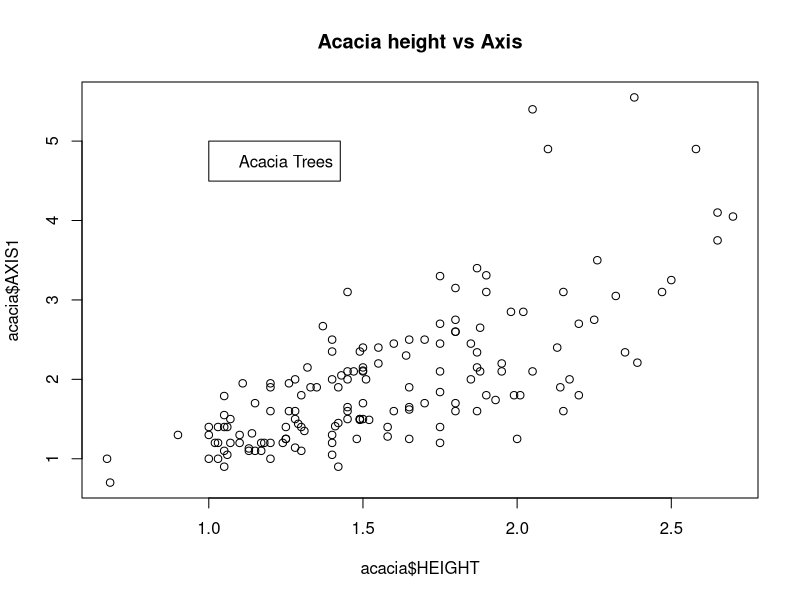
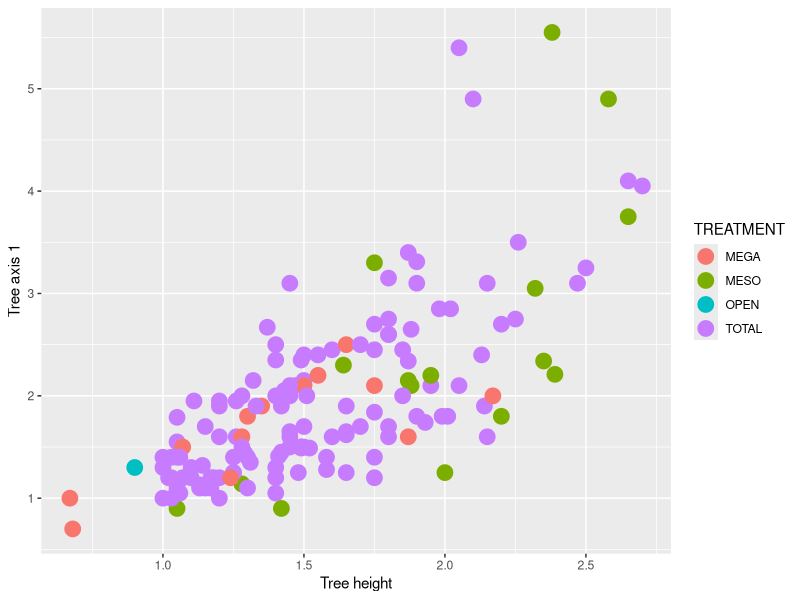
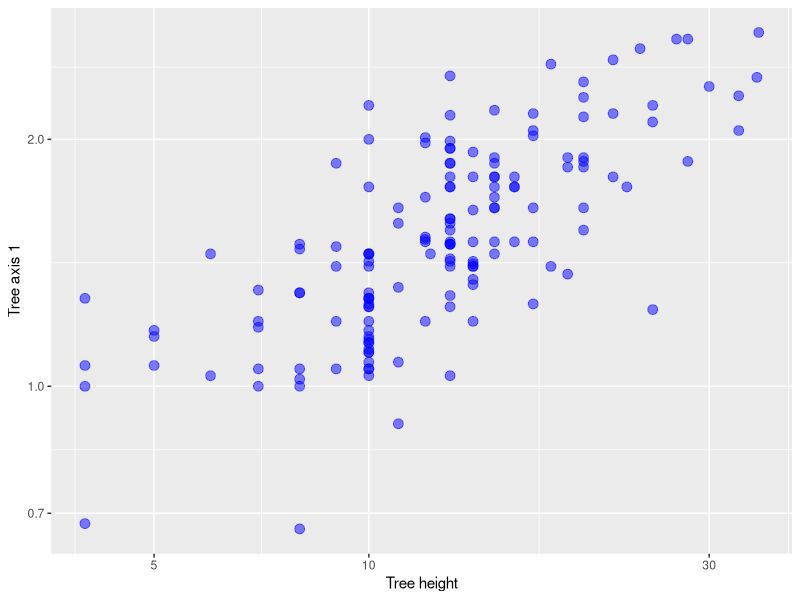
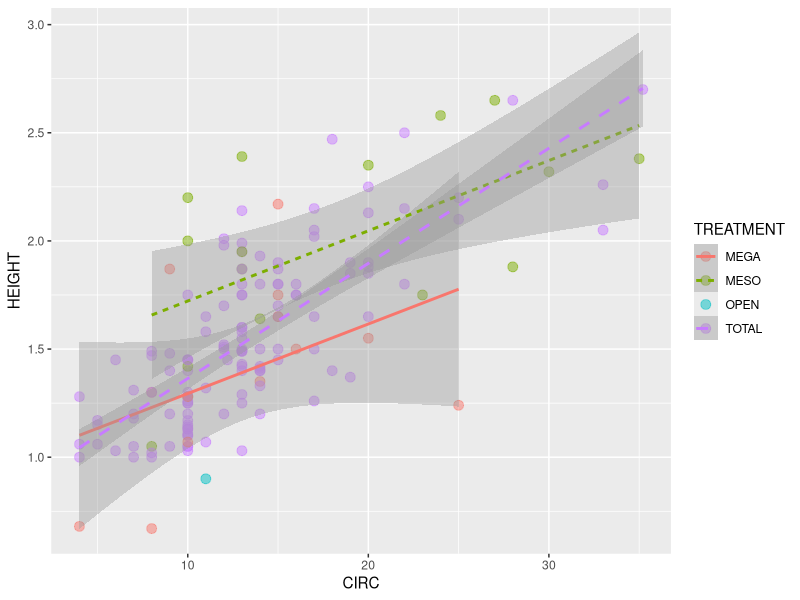
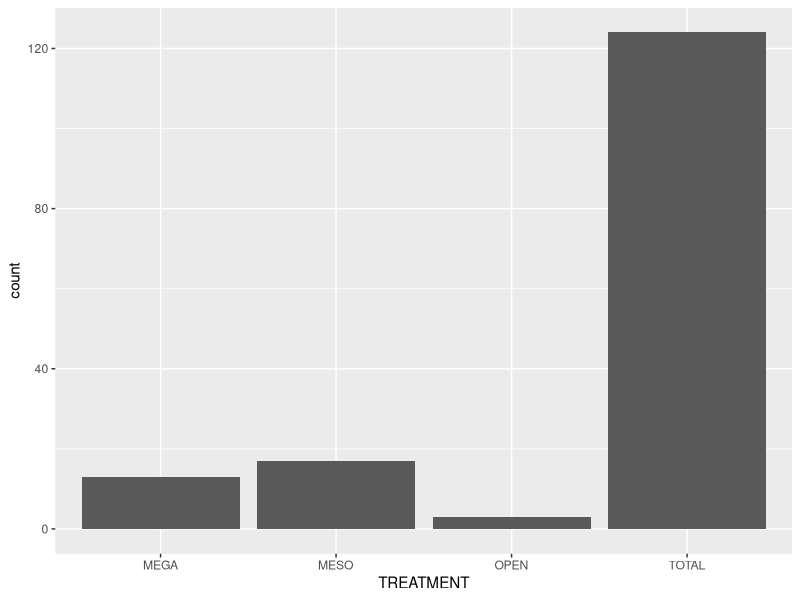
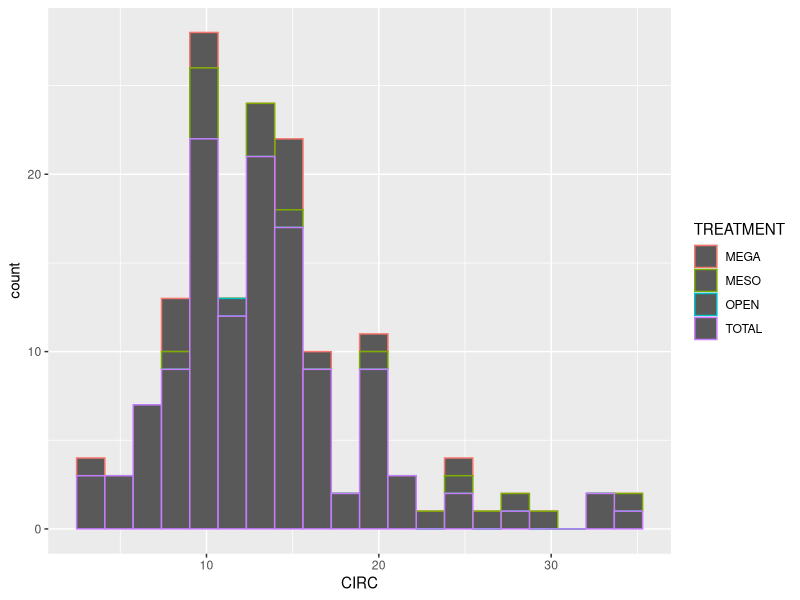
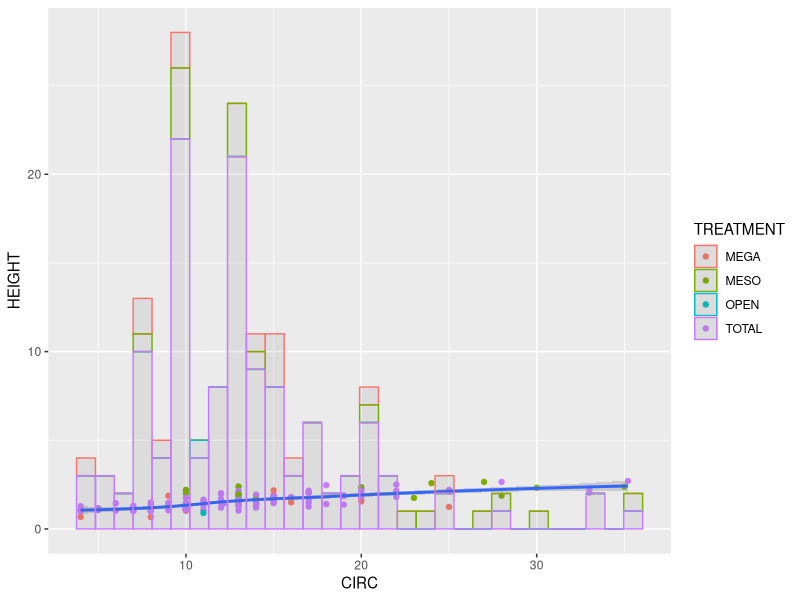
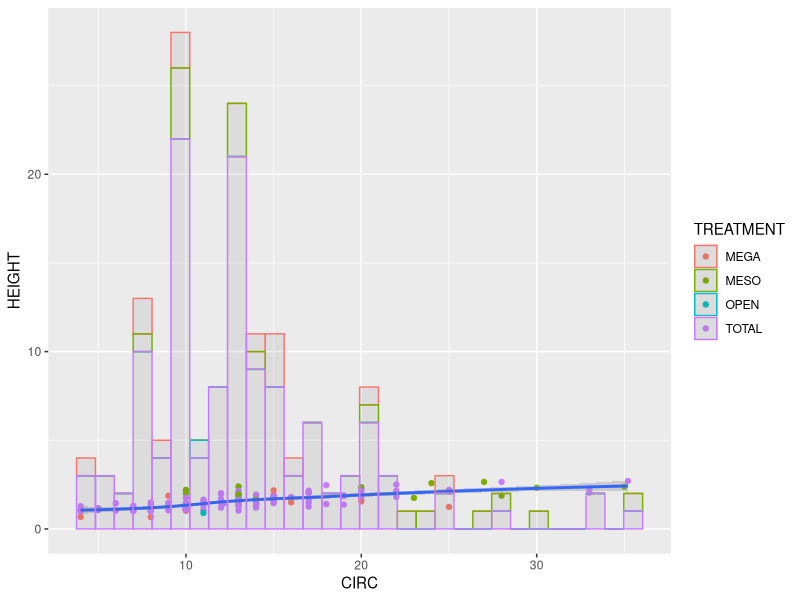

Here is the R script that generated these plots, in order:
## ---- chunk 1
knitr::opts_chunk$set(echo = TRUE)
## ---- chunk 2
getwd()
## ---- chunk 3
read.csv(file = "../data-raw/ACACIA_DREPANOLOBIUM_SURVEY.txt", sep = "\t")
## ---- chunk 4
acacia <- read.csv(file = "../data-raw/ACACIA_DREPANOLOBIUM_SURVEY.txt", sep = "\t")
## ---- chunk 5
head(acacia)
str(acacia)


numbers <- 1:10
numbers
numbers[3:6]


acacia
## ---- chunk 6
acacia[8]
acacia$SURVEY
acacia[, "SURVEY"]
acacia$HEIGHT
as.numeric(acacia$HEIGHT)
## ---- chunk 7
numbers
## ---- chunk 8
acacia$HEIGHT <- as.numeric(acacia$HEIGHT)
acacia$HEIGHT
## ---- chunk 9
acacia <- read.csv(file = "../data-raw/ACACIA_DREPANOLOBIUM_SURVEY.txt", 
                   sep = "\t",
                   na.strings = "dead")
is.numeric(acacia$HEIGHT) 
head(acacia)
## ---- chunk 10
plot(x = acacia$HEIGHT, y = acacia$AXIS1, main = "Acacia height vs Axis")
legend(x = 1, y = 5, legend = "Acacia Trees")
## ---- chunk 11
library(ggplot2)

ggplot(data = acacia, mapping = aes(x = HEIGHT, y = AXIS1, color = TREATMENT)) +
  geom_point(size = 5) +
  labs(x = "Tree height", y = "Tree axis 1")
## ---- chunk 12
library(ggplot2)

ggplot(data = acacia, mapping = aes(x = CIRC, y = HEIGHT)) +
  geom_point(size = 3, color = "blue", alpha = 0.5) +
  scale_y_log10() +
  scale_x_log10() +
  labs(x = "Tree height", y = "Tree axis 1")
## ---- chunk 13
library(ggplot2)

ggplot(data = acacia, mapping = aes(x = CIRC, y = HEIGHT, color = TREATMENT, linetype = TREATMENT)) +
  geom_point(size = 3, alpha = 0.5) +
  geom_smooth(method = "glm")
## ---- chunk 14
library(ggplot2)

ggplot(data = acacia, mapping = aes(x = TREATMENT)) +
  geom_bar()
## ---- chunk 15
library(ggplot2)

ggplot(data = acacia, mapping = aes(x = CIRC, color = TREATMENT)) +
  geom_histogram(bins = 20)
## ---- chunk 16
library(ggplot2)

ggplot() +
  geom_point(data = acacia,
             mapping = aes(x = CIRC, y = HEIGHT,
                           color = TREATMENT)) +
  geom_smooth(data = acacia,
              mapping = aes(x = CIRC, y = HEIGHT)) +
  geom_histogram(data = acacia,
                 mapping = aes(x = CIRC, color = TREATMENT),
                 alpha = 0.1)
## ---- chunk 17
library(ggplot2)

ggplot() +
  geom_point(data = acacia,
             mapping = aes(x = CIRC, y = HEIGHT,
                           color = TREATMENT)) +
  geom_smooth(data = acacia,
              mapping = aes(x = CIRC, y = HEIGHT)) +
  geom_histogram(data = acacia,
                 mapping = aes(x = CIRC, color = TREATMENT),
                 alpha = 0.1)
## ---- chunk 18
library(ggplot2)

ggsave("acacia_by_treatment.jpg")
